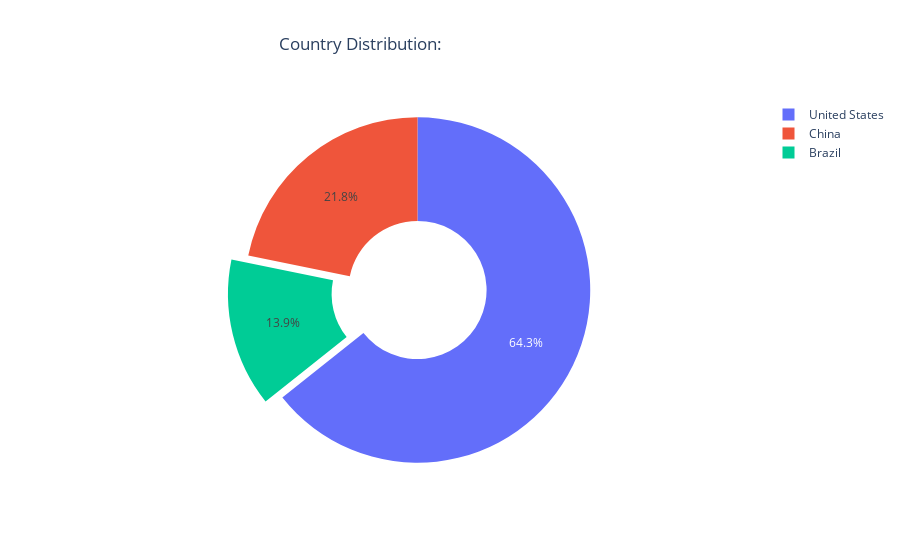

This figure's notebook cell:
### Code cell
import plotly.graph_objects as go
lande = df.Country.value_counts().reset_index(name='Count')
fig = go.Figure(data=[go.Pie(labels=lande.Country, values=lande.Count, pull=[0, 0, .1], hole=.4)])
fig.update_layout(
    title_text="Country Distribution:",
    title_x=.4)
fig.show()

### Figure 1 — Plotly figure (JSON) as saved in the notebook; plotly's stock layout.template omitted (floating-point values rounded to 4 significant figures)
{"data": [{"hole": 0.4, "labels": ["United States", "China", "Brazil"], "pull": [0, 0, 0.1], "type": "pie", "values": [643, 218, 139]}], "layout": {"title": {"text": "Country Distribution:", "x": 0.4}}}
